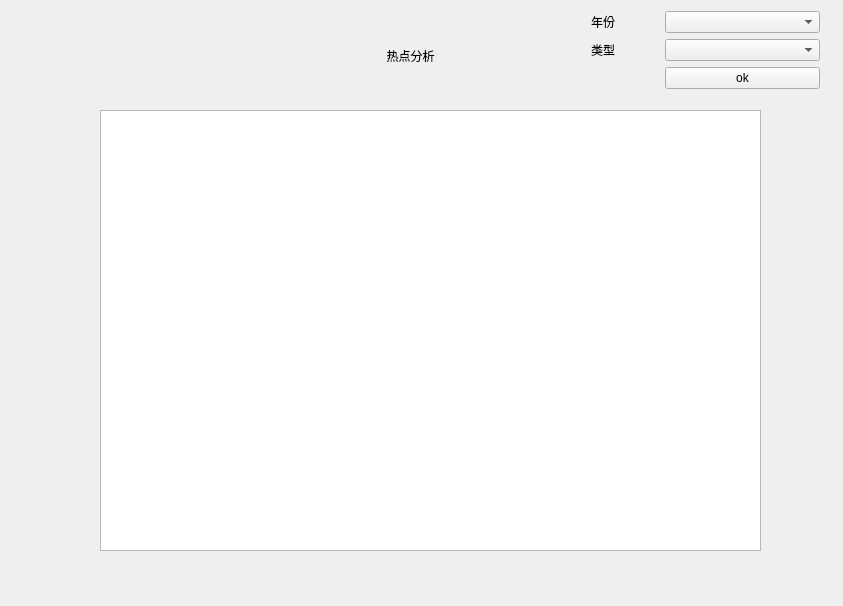
<?xml version="1.0" encoding="UTF-8"?>
<ui version="4.0">
 <class>Hotspot_Detail_Widget</class>
 <widget class="QWidget" name="Hotspot_Detail_Widget">
  <property name="geometry">
   <rect>
    <x>0</x>
    <y>0</y>
    <width>843</width>
    <height>606</height>
   </rect>
  </property>
  <property name="windowTitle">
   <string>Hotspot_Detail_Widget</string>
  </property>
  <widget class="QLabel" name="year">
   <property name="geometry">
    <rect>
     <x>220</x>
     <y>20</y>
     <width>381</width>
     <height>71</height>
    </rect>
   </property>
   <property name="text">
    <string>热点分析</string>
   </property>
   <property name="alignment">
    <set>Qt::AlignCenter</set>
   </property>
   <property name="margin">
    <number>0</number>
   </property>
  </widget>
  <widget class="QListView" name="listView">
   <property name="geometry">
    <rect>
     <x>100</x>
     <y>110</y>
     <width>661</width>
     <height>441</height>
    </rect>
   </property>
   <property name="editTriggers">
    <set>QAbstractItemView::NoEditTriggers</set>
   </property>
  </widget>
  <widget class="QWidget" name="formLayoutWidget">
   <property name="geometry">
    <rect>
     <x>590</x>
     <y>10</y>
     <width>231</width>
     <height>91</height>
    </rect>
   </property>
   <layout class="QFormLayout" name="formLayout">
    <property name="horizontalSpacing">
     <number>50</number>
    </property>
    <property name="leftMargin">
     <number>1</number>
    </property>
    <property name="topMargin">
     <number>1</number>
    </property>
    <property name="rightMargin">
     <number>1</number>
    </property>
    <property name="bottomMargin">
     <number>1</number>
    </property>
    <item row="0" column="0">
     <widget class="QLabel" name="label_year">
      <property name="text">
       <string>年份</string>
      </property>
     </widget>
    </item>
    <item row="0" column="1">
     <widget class="QComboBox" name="cbx_year"/>
    </item>
    <item row="1" column="1">
     <widget class="QComboBox" name="cbx_type"/>
    </item>
    <item row="1" column="0">
     <widget class="QLabel" name="label_type">
      <property name="text">
       <string>类型</string>
      </property>
     </widget>
    </item>
    <item row="2" column="1">
     <widget class="QPushButton" name="btn_ok">
      <property name="text">
       <string>ok</string>
      </property>
     </widget>
    </item>
   </layout>
  </widget>
 </widget>
 <layoutdefault spacing="6" margin="11"/>
 <resources>
  <include location="DS_2020_GUI.qrc"/>
 </resources>
 <connections/>
</ui>
